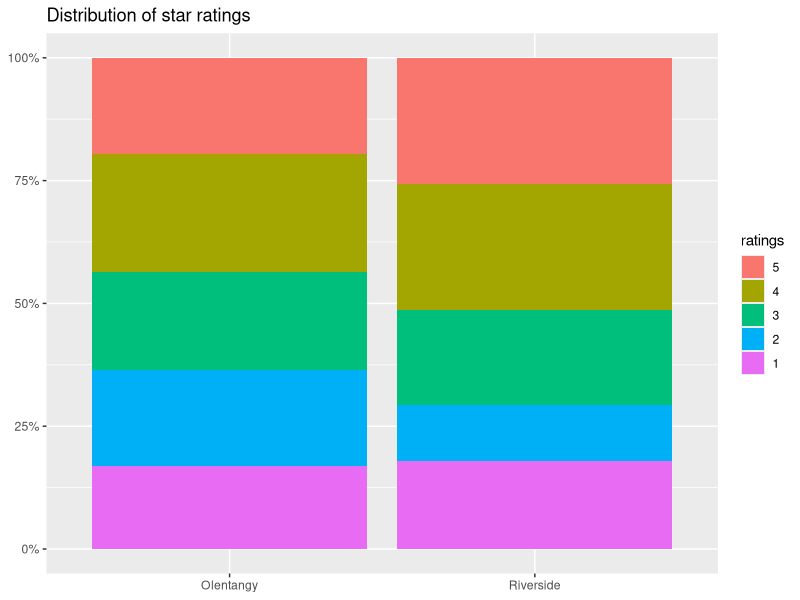
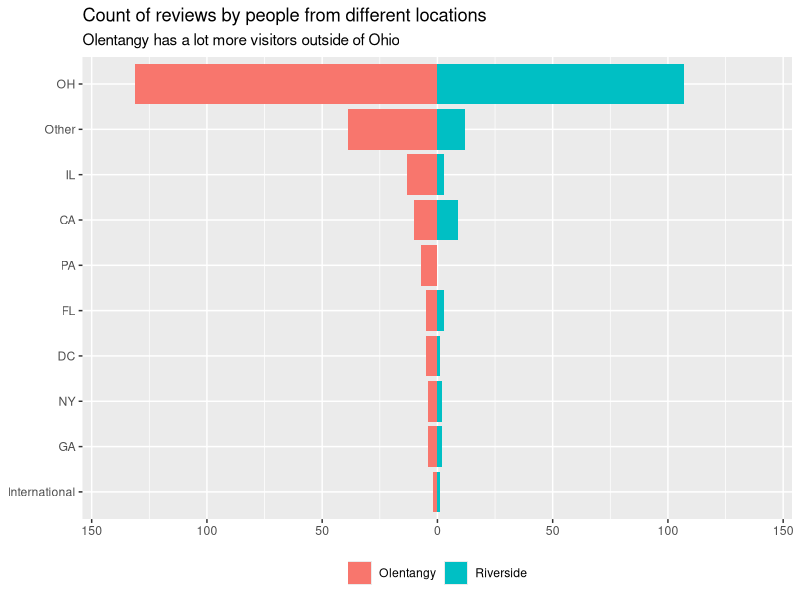
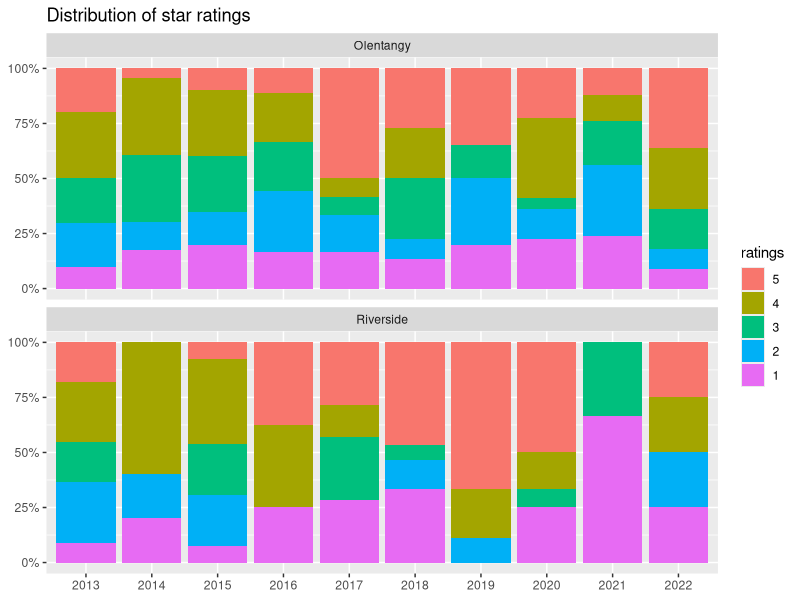
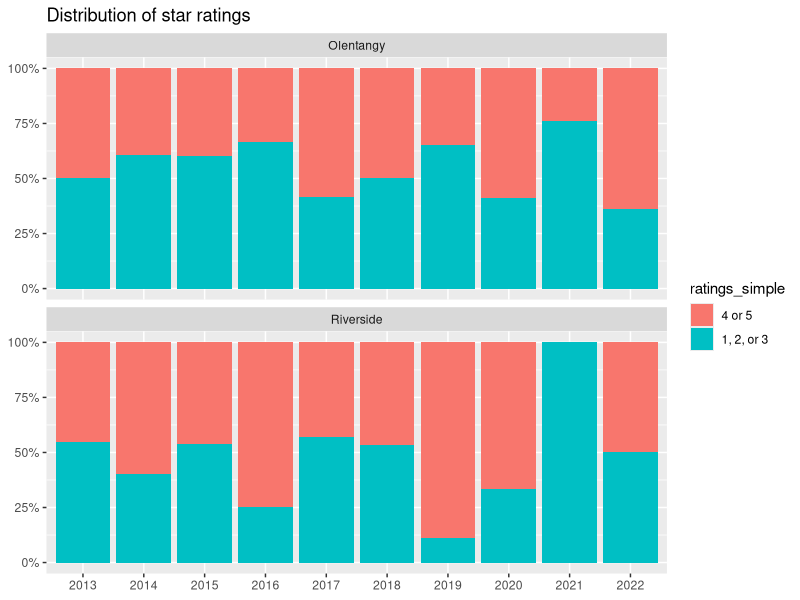
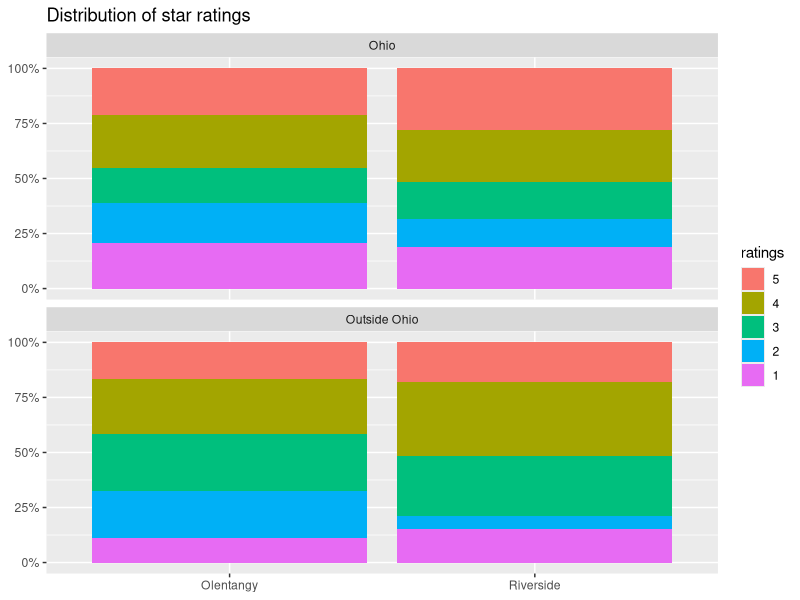

Reproduce these figures in R, in order.
## ---- chunk 1
library(tidyverse)
el_vaq <- read_csv("el vaquero yelp reviews.csv")
## ---- chunk 2
el_vaq <- 
  el_vaq %>% 
  select(-...1) %>% 
  mutate(original_link = link) %>% 
  mutate(link = str_remove(link, "https://www.yelp.com/biz/el-vaquero-mexican-restaurant-columbus-")) %>% 
  mutate(link = str_extract(link, "^\\d+")) %>% 
  mutate(location = case_when(link == 10 ~ "Riverside",
                              link == 15 ~ "Olentangy",
                              TRUE ~ "check")) %>% 
  select(-link) %>% 
  mutate(state_or_country = str_remove(user_locations, "(.*)\\s")) %>% 
  mutate(city = if_else(str_count(user_locations, ",") > 1,
                              str_extract(user_locations, ",\\s(.*),"),
                              str_extract(user_locations, "(.*),"))) %>% 
  mutate(city = str_remove(city, "^,") %>% 
           str_remove(",$") %>% 
           str_trim())
## ---- chunk 3
el_vaq %>% 
  mutate(ratings = fct_reorder(as.factor(ratings), -ratings)) %>% 
  ggplot(aes(x = location, fill = ratings)) +
  geom_bar(position = "fill") +
  labs(title = "Distribution of star ratings",
       x = NULL, y = NULL) +
  scale_y_continuous(labels = scales::label_percent())
## ---- chunk 4
el_vaq %>% 
  mutate(international = state_or_country %in% c("France", "Ireland", "Singapore")) %>% 
  mutate(state_or_country = fct_lump_min(state_or_country, 5)) %>% 
  mutate(state_or_country = if_else(international, 
                                    "International", 
                                    state_or_country %>% as.character())) %>% 
  count(location, state_or_country, sort = TRUE) %>% 
  group_by(location) %>% 
  mutate(state_or_country = fct_reorder(state_or_country, n)) %>% 
  mutate(n = if_else(location == "Olentangy", -n, n)) %>% 
  ggplot(aes(n, state_or_country, fill = location)) +
  geom_col() + 
  labs(title = "Count of reviews by people from different locations",
       y = NULL, x = NULL, fill = NULL,
       subtitle = "Olentangy has a lot more visitors outside of Ohio") +
  scale_x_continuous(limits = c(-140, 140), labels = c("150", "100", "50", "0", "50", "100", "150")) +
  theme(legend.position="bottom")
## ---- chunk 5
el_vaq %>% 
  mutate(year = lubridate::year(dates)) %>% 
  filter(year > 2022 - 10) %>% 
  mutate(year = fct_reorder(as.factor(year), year)) %>% 
  mutate(ratings = fct_reorder(as.factor(ratings), -ratings)) %>% 
  ggplot(aes(x = year, fill = ratings)) +
  geom_bar(position = "fill") +
  facet_wrap(~location, ncol = 1) +
  labs(title = "Distribution of star ratings",
       x = NULL, y = NULL) +
  scale_y_continuous(labels = scales::label_percent())
## ---- chunk 6
el_vaq %>% 
  mutate(year = lubridate::year(dates)) %>% 
  filter(year > 2022 - 10) %>% 
  mutate(year = fct_reorder(as.factor(year), year)) %>% 
  mutate(ratings_simple = if_else(ratings > 3.5, "4 or 5", "1, 2, or 3")) %>% 
  mutate(ratings_simple = fct_reorder(ratings_simple, -ratings)) %>% 
  ggplot(aes(x = year, fill = ratings_simple)) +
  geom_bar(position = "fill") +
  facet_wrap(~location, ncol = 1) +
  labs(title = "Distribution of star ratings",
       x = NULL, y = NULL) +
  scale_y_continuous(labels = scales::label_percent())
## ---- chunk 7
el_vaq %>% 
  mutate(review_location = if_else(state_or_country == "OH", "Ohio",
                                   "Outside Ohio")) %>% 
  mutate(ratings = fct_reorder(as.factor(ratings), -ratings)) %>% 
  ggplot(aes(x = location, fill = ratings)) +
  geom_bar(position = "fill") +
  facet_wrap(~review_location, ncol = 1) +
  labs(title = "Distribution of star ratings",
       x = NULL, y = NULL) +
  scale_y_continuous(labels = scales::label_percent())
